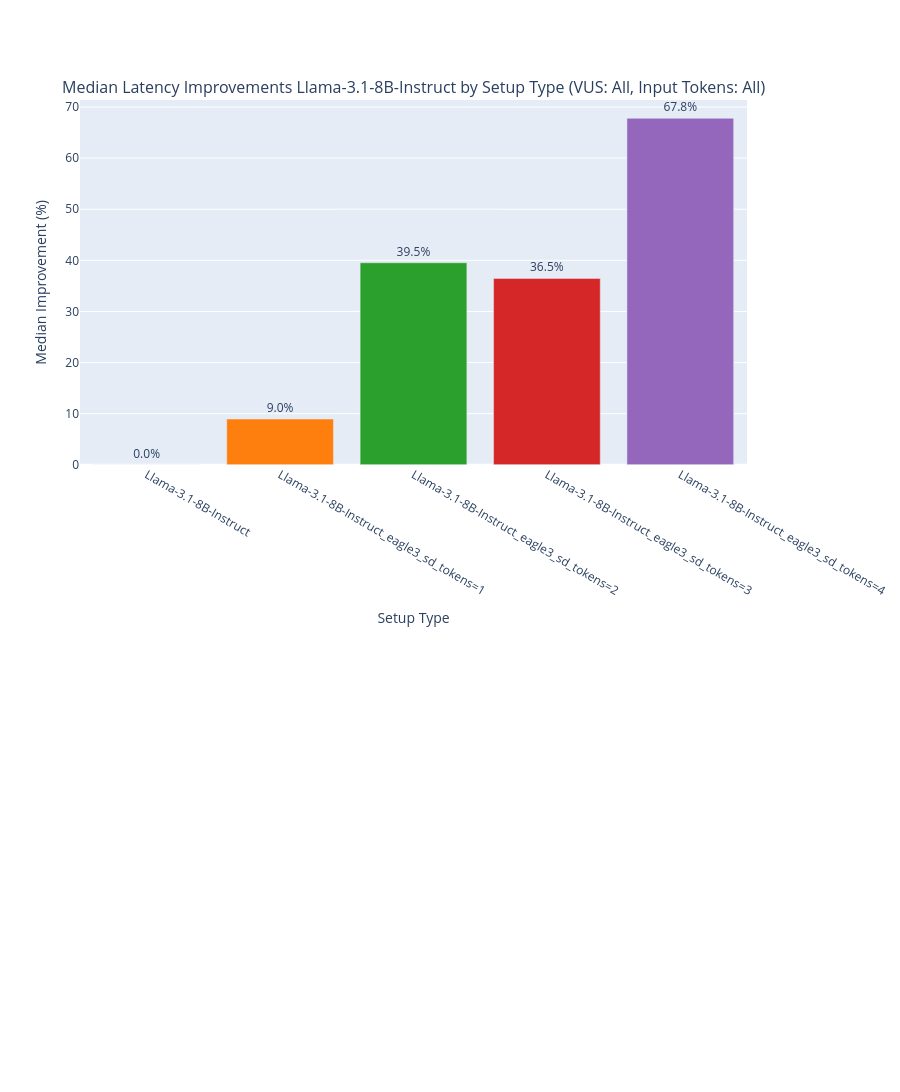

Here is the notebook cell this chart was saved with:
### Code cell
model_name = "Llama-3.1-8B-Instruct"
analyze_latency_improvements(df, model_name)

### Figure 1 — Plotly figure (JSON) as saved in the notebook; plotly's stock layout.template omitted (floating-point values rounded to 4 significant figures)
{"data": [{"marker": {"color": "#1f77b4"}, "name": "Llama-3.1-8B-Instruct", "showlegend": false, "text": ["0.0%"], "textposition": "outside", "type": "bar", "x": ["Llama-3.1-8B-Instruct"], "xaxis": "x", "y": [0], "yaxis": "y"}, {"marker": {"color": "#ff7f0e"}, "name": "Llama-3.1-8B-Instruct_eagle3_sd_tokens=1", "showlegend": false, "text": ["9.0%"], "textposition": "outside", "type": "bar", "x": ["Llama-3.1-8B-Instruct_eagle3_sd_tokens=1"], "xaxis": "x", "y": [8.954], "yaxis": "y"}, {"marker": {"color": "#2ca02c"}, "name": "Llama-3.1-8B-Instruct_eagle3_sd_tokens=2", "showlegend": false, "text": ["39.5%"], "textposition": "outside", "type": "bar", "x": ["Llama-3.1-8B-Instruct_eagle3_sd_tokens=2"], "xaxis": "x", "y": [39.53], "yaxis": "y"}, {"marker": {"color": "#d62728"}, "name": "Llama-3.1-8B-Instruct_eagle3_sd_tokens=3", "showlegend": false, "text": ["36.5%"], "textposition": "outside", "type": "bar", "x": ["Llama-3.1-8B-Instruct_eagle3_sd_tokens=3"], "xaxis": "x", "y": [36.47], "yaxis": "y"}, {"marker": {"color": "#9467bd"}, "name": "Llama-3.1-8B-Instruct_eagle3_sd_tokens=4", "showlegend": false, "text": ["67.8%"], "textposition": "outside", "type": "bar", "x": ["Llama-3.1-8B-Instruct_eagle3_sd_tokens=4"], "xaxis": "x", "y": [67.8], "yaxis": "y"}], "layout": {"annotations": [{"font": {"size": 16}, "showarrow": false, "text": "Median Latency Improvements Llama-3.1-8B-Instruct by Setup Type (VUS: All, Input Tokens: All)", "x": 0.5, "xanchor": "center", "xref": "paper", "y": 1, "yanchor": "bottom", "yref": "paper"}], "height": 1500, "legend": {"orientation": "h", "x": 1, "xanchor": "right"}, "showlegend": true, "xaxis": {"anchor": "y", "domain": [0, 1], "title": {"text": "Setup Type"}}, "xaxis2": {"anchor": "y2", "domain": [0, 1]}, "yaxis": {"anchor": "x", "domain": [0.6, 1], "title": {"text": "Median Improvement (%)"}}, "yaxis2": {"anchor": "x2", "domain": [0, 0.4]}}}
